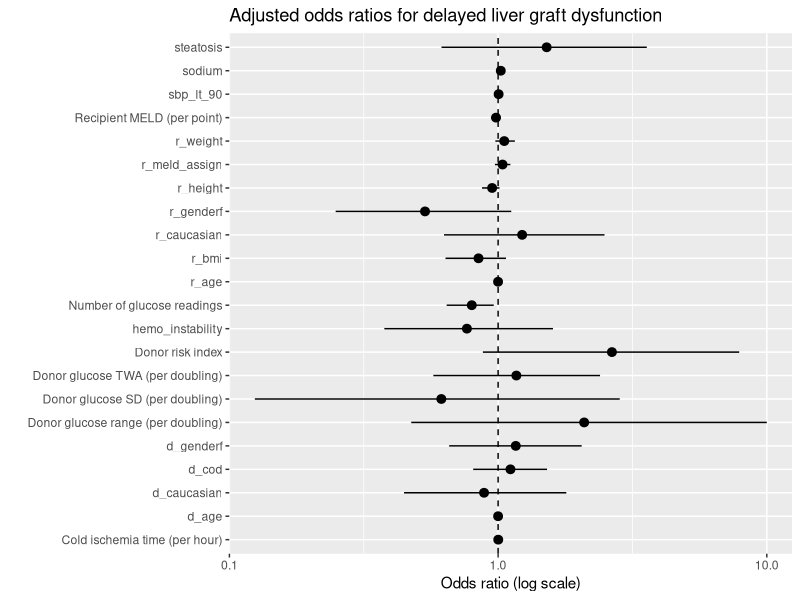

Write R code to recreate this figure.
## ---- chunk 1
library(tidyverse)


df <- read.csv("DonorHyperglycemia.csv")

glucose_vars <- c("glutwa", "glurange", "glusd")



df <- df |>
  mutate(
    log2_glutwa   = log2(glutwa),
    log2_glurange = log2(glurange),
    log2_glusd    = log2(glusd)
  )



fit <- glm(delayed_fn ~ cold_ischemia + r_height + r_weight + r_bmi + r_age + r_caucasian + r_genderf + r_meld_assign + r_meld_calc + d_age + d_cod + d_caucasian + d_genderf + donorrisk + sodium + steatosis + sbp_lt_90 + hemo_instability + glucount + log2_glutwa + log2_glurange + log2_glusd,
           data = df, 
           family = binomial)
summary(fit)

library(broom)
library(dplyr)
library(ggplot2)
library(e1071)

glucose_vars <- c("glutwa", "glurange", "glusd")

# 1. Numerical skewness values
sapply(df[glucose_vars], skewness)

odds_ratio_graph <- broom::tidy(fit, exponentiate = TRUE, conf.int = TRUE) |>
  filter(term != "(Intercept)") |>
  mutate(
    predictor = recode(
      term,
      "log2_glutwa"   = "Donor glucose TWA (per doubling)",
      "log2_glurange" = "Donor glucose range (per doubling)",
      "log2_glusd"    = "Donor glucose SD (per doubling)",
      "donorrisk"     = "Donor risk index",
      "cold_ischemia" = "Cold ischemia time (per hour)",
      "r_meld_calc"   = "Recipient MELD (per point)",
      "glucount"      = "Number of glucose readings"   # added
    )
  )

ggplot(
  odds_ratio_graph,
  aes(x = predictor, y = estimate, ymin = conf.low, ymax = conf.high)
) +
  geom_pointrange() +
  geom_hline(yintercept = 1, linetype = "dashed") +
  coord_flip() +
  scale_y_log10() +
  labs(
    title = "Adjusted odds ratios for delayed liver graft dysfunction",
    x = "",
    y = "Odds ratio (log scale)"
  )


